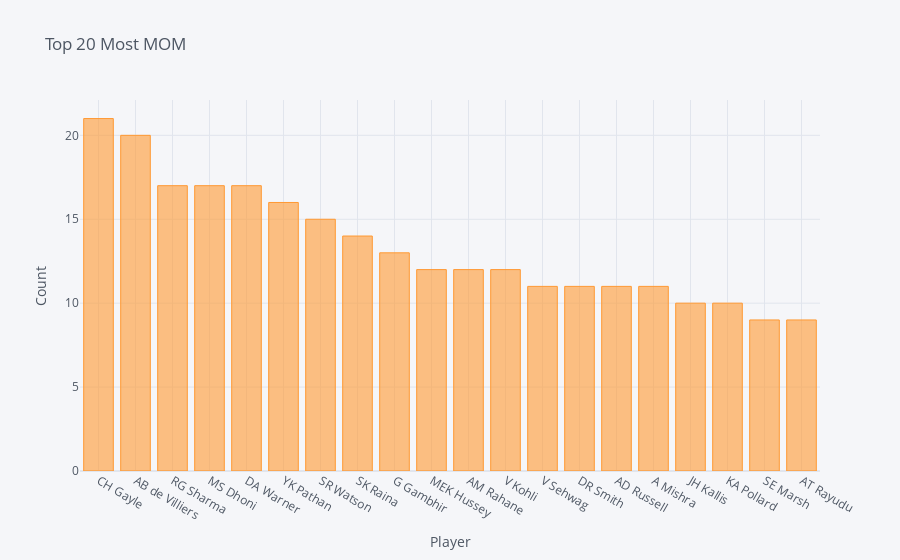

Source (notebook cell):
### Code cell
#bar          #[:20] start from 0
mom[:20].iplot(kind='bar',xTitle='Player',yTitle='Count',title='Top 20 Most MOM')

### Figure 1 — Plotly figure (JSON) as saved in the notebook; plotly's stock layout.template omitted (floating-point values rounded to 4 significant figures)
{"data": [{"marker": {"color": "rgba(255, 153, 51, 0.6)", "line": {"color": "rgba(255, 153, 51, 1.0)", "width": 1}}, "name": "player_of_match", "orientation": "v", "text": "", "type": "bar", "x": ["CH Gayle", "AB de Villiers", "RG Sharma", "MS Dhoni", "DA Warner", "YK Pathan", "SR Watson", "SK Raina", "G Gambhir", "MEK Hussey", "AM Rahane", "V Kohli", "V Sehwag", "DR Smith", "AD Russell", "A Mishra", "JH Kallis", "KA Pollard", "SE Marsh", "AT Rayudu"], "y": [21, 20, 17, 17, 17, 16, 15, 14, 13, 12, 12, 12, 11, 11, 11, 11, 10, 10, 9, 9]}], "layout": {"legend": {"bgcolor": "#F5F6F9", "font": {"color": "#4D5663"}}, "paper_bgcolor": "#F5F6F9", "plot_bgcolor": "#F5F6F9", "title": {"font": {"color": "#4D5663"}, "text": "Top 20 Most MOM"}, "xaxis": {"gridcolor": "#E1E5ED", "showgrid": true, "tickfont": {"color": "#4D5663"}, "title": {"font": {"color": "#4D5663"}, "text": "Player"}, "zerolinecolor": "#E1E5ED"}, "yaxis": {"gridcolor": "#E1E5ED", "showgrid": true, "tickfont": {"color": "#4D5663"}, "title": {"font": {"color": "#4D5663"}, "text": "Count"}, "zerolinecolor": "#E1E5ED"}}}
